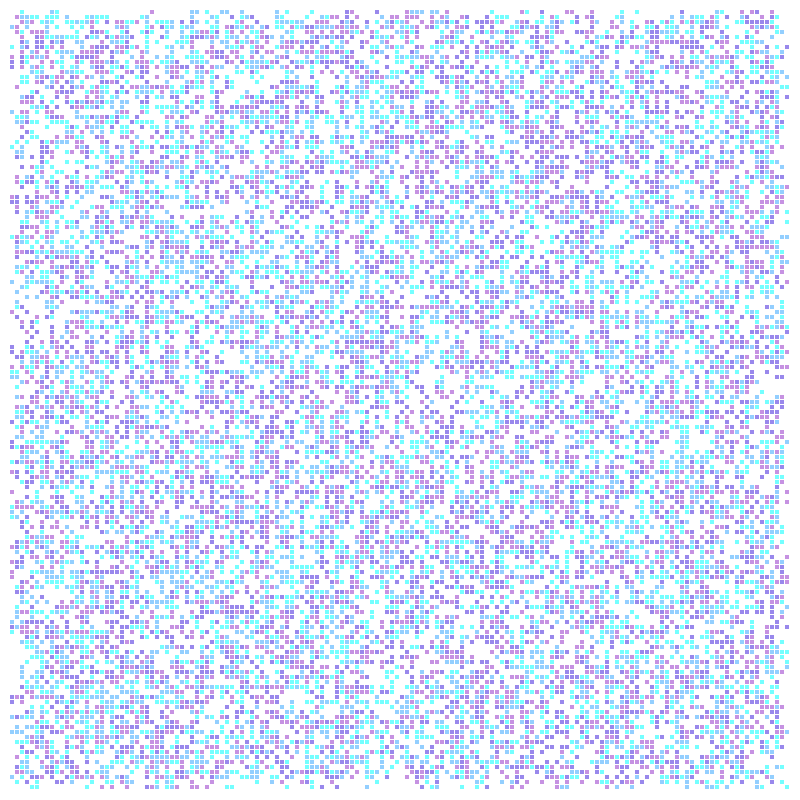
Frame 1 (no input)
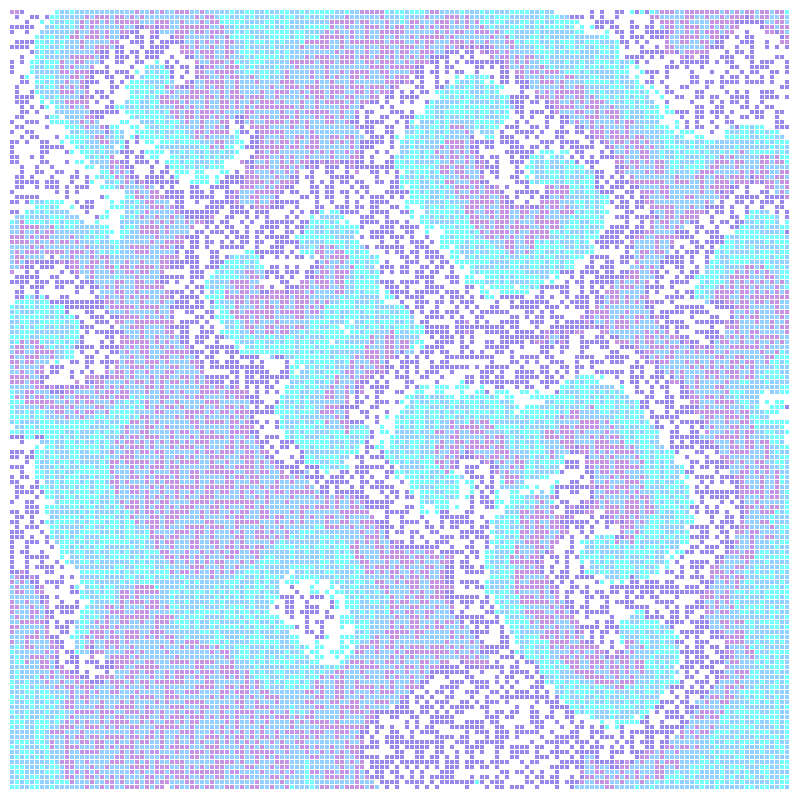
Frame 60 (no input)
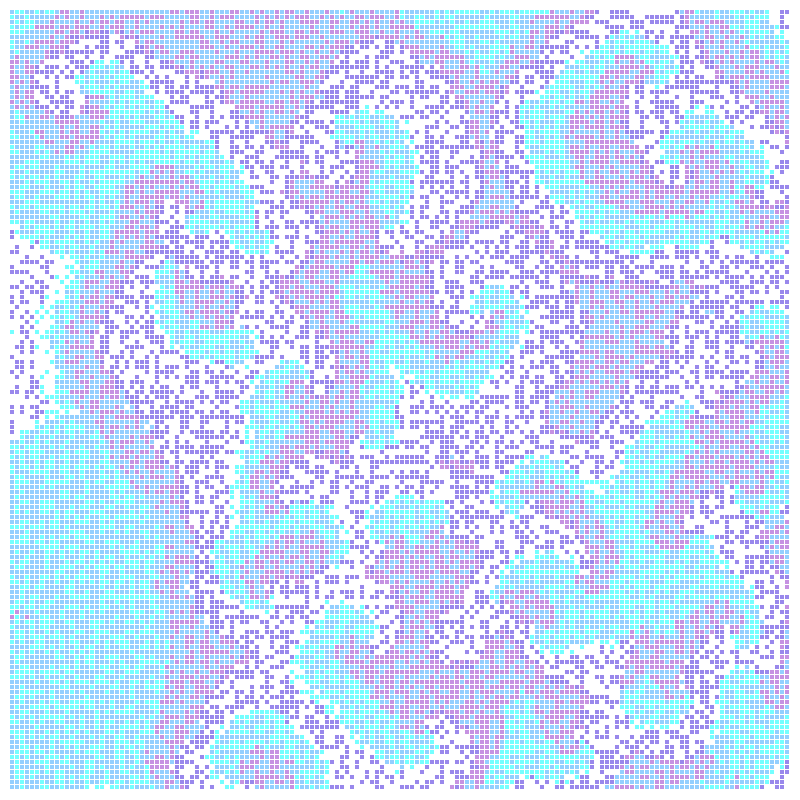
Frame 120 (the mouse pressed at the canvas centre since frame 60)

The p5.js sketch that drew these frames (run headless with seeded random() and noise() and a simulated clock; from frame 60 on, the mouse is pressed at the canvas centre):

// p5.js sketch
// ── sketch.js
var w;
var columns;
var rows;
var board;
var next;

var COLOR_0;
var COLOR_1;
var COLOR_2;
var COLOR_3;
var COLOR_4;

function setup() {

  COLOR_0 = color(255, 255, 255);
  COLOR_1 = color(116, 255, 255);
  COLOR_2 = color(147, 207, 255);
  COLOR_3 = color(198, 146, 226);
  COLOR_4 = color(153, 136, 236);

  createCanvas(800, 800);
  w = 5;

  // Calculate columns and rows
  columns = floor(width/w);
  rows = floor(height/w);

  // Wacky way to make a 2D array is JS

  board = new Array(columns);
  for (var i = 0; i < columns; i++) {
    board[i] = new Array(rows);
  }

  // Going to use multiple 2D arrays and swap them

  next = new Array(columns);
  for (i = 0; i < columns; i++) {
    next[i] = new Array(rows);
  }
  init();
}

function draw() {
  background(255);
  generate();
  for ( var i = 0; i < columns;i++) {
    for ( var j = 0; j < rows;j++) {

      switch (board[i][j]) {

        case 1:
          fill(COLOR_1);
          break;

        case 2:
          fill(COLOR_2);
          break;

        case 3:
          fill(COLOR_3);
          break;

        case 4:
          fill(COLOR_4);
          break;

        default:
          fill(COLOR_0);
      }
      //stroke(220);
      noStroke();
      rect(i*w, j*w, w-1, w-1);
    }
  }

}

// reset board when mouse is pressed
function mousePressed() {
  init();
}

// Fill board randomly
function init() {

  for (var i = 0; i < columns; i++) {
    for (var j = 0; j < rows; j++) {

      // Lining the edges with 0s
      if (
        i <= 1 || j <= 1 || i >= columns-2 || j >= rows-2
      ){
        board[i][j] = 0;

      }else{
        // Filling the rest randomly
         board[i][j] = floor(random(5));
      }

      next[i][j] = 0;
    }
  }
}

// The process of creating the new generation
function generate() {

  // Loop through every spot in our 2D array and check spots neighbors
  for (var x = 2; x < columns - 2; x++) {
    for (var y = 2; y < rows - 2; y++) {

      var currentState = board[x][y];
      var nextState = nextNumber(board[x][y]);

      // Add up all the states in a 3x3 surrounding grid
      var neighbors = 0;
      for (var i = -2; i <= 2; i++) {
        for (var j = -2; j <= 2; j++) {

          if(board[x+i][y+j] == nextState){
            neighbors++;
          }
        }
      }

      // Rules of Life
      if(neighbors >= 4){
        next[x][y] = nextState;
      }
    }
  }

  // Swap!
  var temp = board;
  board = next;
  next = temp;
}

function nextNumber(n){

  if(n >= 4){

    return 0;

  }else{

    return n + 1;
  }
}
